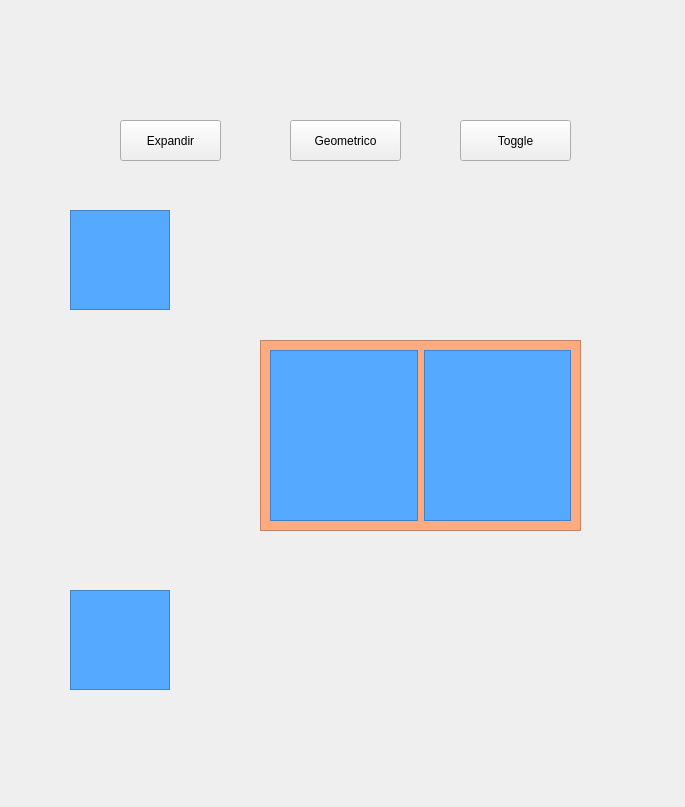
<?xml version="1.0" encoding="UTF-8"?>
<ui version="4.0">
 <class>MainWindow</class>
 <widget class="QMainWindow" name="MainWindow">
  <property name="geometry">
   <rect>
    <x>0</x>
    <y>0</y>
    <width>685</width>
    <height>807</height>
   </rect>
  </property>
  <property name="windowTitle">
   <string>MainWindow</string>
  </property>
  <property name="styleSheet">
   <string notr="true"/>
  </property>
  <widget class="QWidget" name="centralwidget">
   <property name="styleSheet">
    <string notr="true"/>
   </property>
   <widget class="QFrame" name="frame_1">
    <property name="geometry">
     <rect>
      <x>70</x>
      <y>210</y>
      <width>100</width>
      <height>100</height>
     </rect>
    </property>
    <property name="minimumSize">
     <size>
      <width>100</width>
      <height>100</height>
     </size>
    </property>
    <property name="maximumSize">
     <size>
      <width>300</width>
      <height>300</height>
     </size>
    </property>
    <property name="styleSheet">
     <string notr="true">background-color: rgb(85, 170, 255);</string>
    </property>
    <property name="frameShape">
     <enum>QFrame::StyledPanel</enum>
    </property>
    <property name="frameShadow">
     <enum>QFrame::Raised</enum>
    </property>
   </widget>
   <widget class="QPushButton" name="b_1">
    <property name="geometry">
     <rect>
      <x>120</x>
      <y>120</y>
      <width>101</width>
      <height>41</height>
     </rect>
    </property>
    <property name="text">
     <string>Expandir</string>
    </property>
   </widget>
   <widget class="QPushButton" name="b_2">
    <property name="geometry">
     <rect>
      <x>290</x>
      <y>120</y>
      <width>111</width>
      <height>41</height>
     </rect>
    </property>
    <property name="text">
     <string>Geometrico</string>
    </property>
   </widget>
   <widget class="QFrame" name="frame">
    <property name="geometry">
     <rect>
      <x>260</x>
      <y>340</y>
      <width>321</width>
      <height>191</height>
     </rect>
    </property>
    <property name="styleSheet">
     <string notr="true">background-color: rgb(255, 170, 127);</string>
    </property>
    <property name="frameShape">
     <enum>QFrame::StyledPanel</enum>
    </property>
    <property name="frameShadow">
     <enum>QFrame::Raised</enum>
    </property>
    <layout class="QHBoxLayout" name="horizontalLayout">
     <item>
      <widget class="QFrame" name="frame_2">
       <property name="minimumSize">
        <size>
         <width>100</width>
         <height>100</height>
        </size>
       </property>
       <property name="maximumSize">
        <size>
         <width>300</width>
         <height>300</height>
        </size>
       </property>
       <property name="styleSheet">
        <string notr="true">background-color: rgb(85, 170, 255);</string>
       </property>
       <property name="frameShape">
        <enum>QFrame::StyledPanel</enum>
       </property>
       <property name="frameShadow">
        <enum>QFrame::Raised</enum>
       </property>
      </widget>
     </item>
     <item>
      <widget class="QFrame" name="frame_3">
       <property name="minimumSize">
        <size>
         <width>100</width>
         <height>100</height>
        </size>
       </property>
       <property name="maximumSize">
        <size>
         <width>300</width>
         <height>300</height>
        </size>
       </property>
       <property name="styleSheet">
        <string notr="true">background-color: rgb(85, 170, 255);</string>
       </property>
       <property name="frameShape">
        <enum>QFrame::StyledPanel</enum>
       </property>
       <property name="frameShadow">
        <enum>QFrame::Raised</enum>
       </property>
      </widget>
     </item>
    </layout>
   </widget>
   <widget class="QFrame" name="frame_4">
    <property name="geometry">
     <rect>
      <x>70</x>
      <y>590</y>
      <width>100</width>
      <height>100</height>
     </rect>
    </property>
    <property name="minimumSize">
     <size>
      <width>100</width>
      <height>100</height>
     </size>
    </property>
    <property name="maximumSize">
     <size>
      <width>300</width>
      <height>300</height>
     </size>
    </property>
    <property name="styleSheet">
     <string notr="true">background-color: rgb(85, 170, 255);</string>
    </property>
    <property name="frameShape">
     <enum>QFrame::StyledPanel</enum>
    </property>
    <property name="frameShadow">
     <enum>QFrame::Raised</enum>
    </property>
   </widget>
   <widget class="QPushButton" name="b_3">
    <property name="geometry">
     <rect>
      <x>460</x>
      <y>120</y>
      <width>111</width>
      <height>41</height>
     </rect>
    </property>
    <property name="text">
     <string>Toggle</string>
    </property>
   </widget>
  </widget>
 </widget>
 <resources/>
 <connections/>
</ui>
